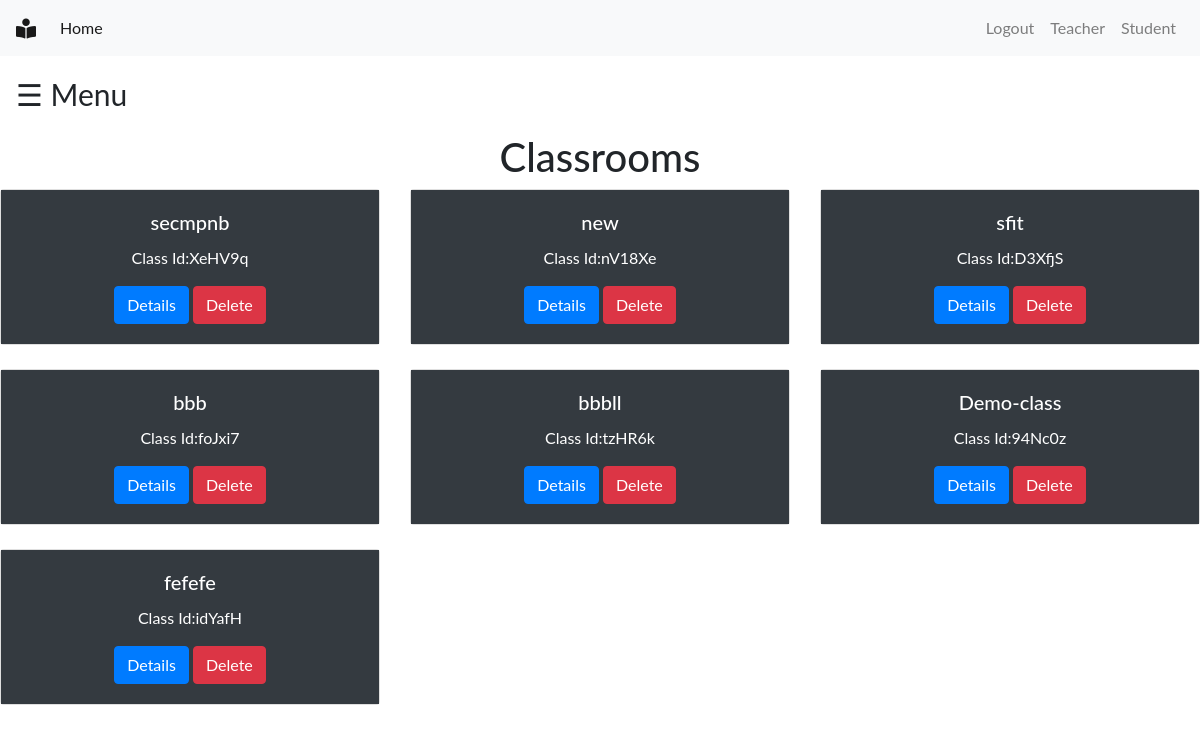
Screenshot of /polls/teacher/classroom/list/ (signed in) with the database file from the repository.
### polls/models.py (models this page shows)
class Classroom(models.Model):
    c_name = models.CharField(max_length=100)
    class_id = models.CharField(max_length=100)
    teacher = models.ForeignKey(Teacher, on_delete=models.CASCADE)

### polls/views.py (the view)
# urls.py: path('teacher/classroom/list/', login_required(views.ClassroomListView.as_view()), name='classroom-list'),
class ClassroomListView(View):
    template_name = 'teacher/classroom_list.html'
    def get(self, request):
        teacher = Teacher.objects.filter(user=request.user).first()
        object_list = Classroom.objects.filter(teacher=teacher)
        context = {
            'object_list': object_list,
        }
        return render(request, self.template_name, context)

### polls/templates/teacher/classroom_list.html (shortened to what this page needs)
{% include 'base.html' %}
{% block content %}
{% include 'includes/sidebar.html' %}
<div class="container">
  <div class="row justify-content-center">
    <h1>Classrooms</h1>
  </div>
</div>
{% for object in object_list %}
{% if forloop.counter0|divisibleby:3 %} <div class="row"> {%  endif %}
    <div class="col-md-4">
    <div class="card text-center">
  <div class="card-body text-white bg-dark">
    <h5 class="card-title">{{object.c_name}}</h5>
    <p class="card-text">Class Id:{{object.class_id}}</p>
    <a href="{% url 'polls:classroom-detail' object.id %}" class="btn btn-primary">Details</a>
    <a href="{% url 'polls:classroom-delete' object.id %}" class="btn btn-danger">Delete</a>
  </div>
    </div>
    </div>
{%  if forloop.counter|divisibleby:3 or forloop.last %}</div><br>{%  endif %}
{%  endfor %}
{% endblock %}

### templates/base.html (shortened to what this page needs)
{% load static %}
<!DOCTYPE html>
<html lang="en">
<head>
    <link rel="stylesheet" href="https://maxcdn.bootstrapcdn.com/bootstrap/4.0.0/css/bootstrap.min.css"
>
    <link rel="stylesheet" href="https://use.fontawesome.com/releases/v5.6.3/css/all.css"
>
</head>
<body>
    {% include 'includes/navbar.html' %}
</body>
</html>

### templates/includes/navbar.html (shortened to what this page needs)
<nav class="navbar navbar-expand-sm navbar-light bg-light">
    <a class="navbar-brand" href=""><i class="fas fa-book-reader"></i></a>
    <div class="collapse navbar-collapse" id="collapsibleNavId">
        <ul class="navbar-nav mr-auto mt-2 mt-lg-0">
            <li class="nav-item active">
                <a class="nav-link" href="{% url 'home' %}">Home <span class="sr-only">(current)</span></a>
            </li>
        </ul>
        <div class="navbar-nav ml-auto">
            {% if request.user.is_authenticated %}
            <a class="nav-link" href="{% url 'accounts:logout' %}">Logout</a>
             <ul class="navbar-nav mr-auto mt-2 mt-lg-0">
                <li class="nav-item">
                <a class="nav-link" href="{% url 'polls:create-teacher' %}">Teacher</a>
            </li>
            <li class="nav-item">
                <a class="nav-link" href="{% url 'polls:create-student' %}">Student</a>
            </li>
            </ul>
            {% endif %}
        </div>
    </div>
</nav>

### templates/includes/sidebar.html (shortened to what this page needs)
<!DOCTYPE html>
<html lang="en">
<head>
    {% load static %}
    <link rel="stylesheet" href="{% static 'css/sidebar1.css' %}">
</head>
<body>
<div id="main">
  <span style="font-size:30px;cursor:pointer" onclick="openNav()">&#9776; Menu</span>
</div>
</body>
</html>

### static/css/sidebar1.css (style rules this page uses)
body { font-family: "Lato", sans-serif; }
#main { transition: margin-left .5s; padding: 16px; }

### rows the page displays
Classroom: c_name "secmpnb", class_id "XeHV9q"
Classroom: c_name "new", class_id "nV18Xe"
Classroom: c_name "sfit", class_id "D3XfjS"
Classroom: c_name "bbb", class_id "foJxi7"
Classroom: c_name "bbbll", class_id "tzHR6k"
Classroom: c_name "Demo-class", class_id "94Nc0z"
Classroom: c_name "fefefe", class_id "idYafH"
